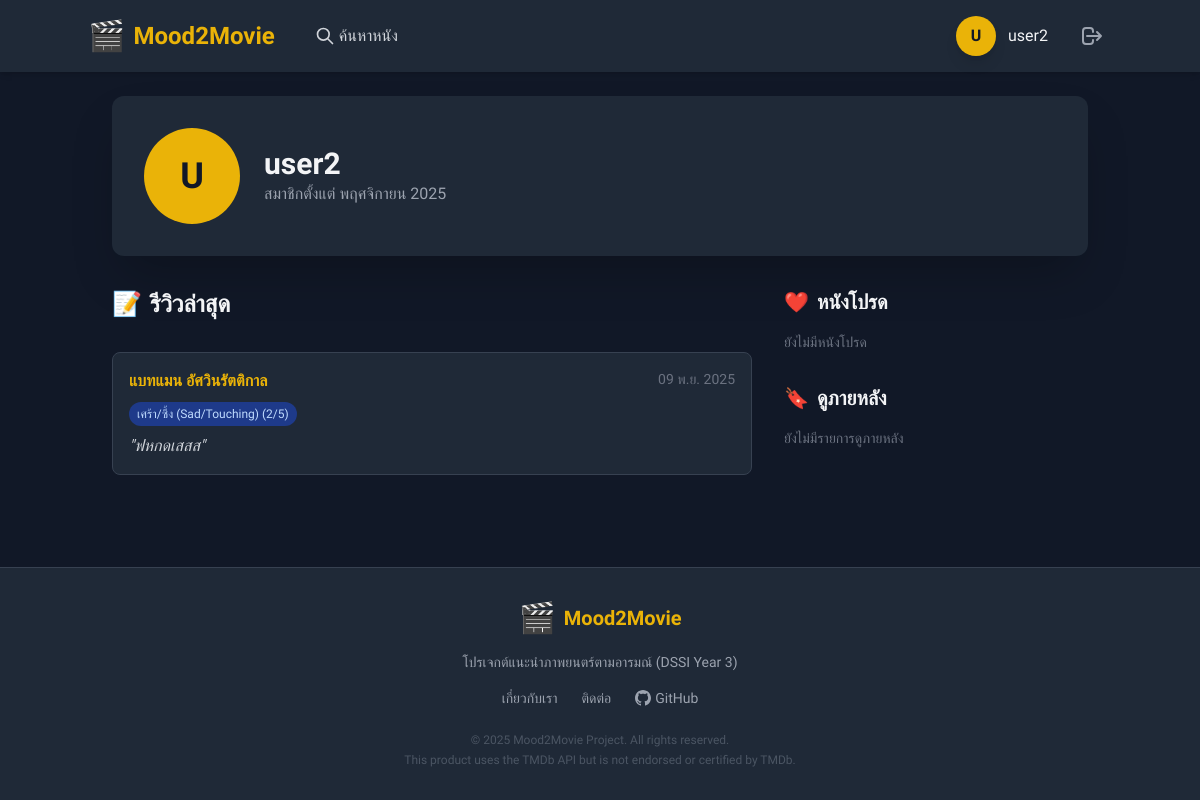
Page /accounts/profile/ (signed in) on the committed database.
### movies/models.py (models this page shows, shortened)
class Review(models.Model):
    user = models.ForeignKey(User, on_delete=models.CASCADE, related_name='reviews')
    movie = models.ForeignKey(Movie, on_delete=models.CASCADE, related_name='reviews')
    primary_mood = models.ForeignKey(Mood, on_delete=models.SET_NULL, null=True, related_name='primary_reviews')
    mood_intensity = models.IntegerField(validators=[MinValueValidator(1), MaxValueValidator(5)])
    rating = models.FloatField(validators=[MinValueValidator(0), MaxValueValidator(10)])
    review_text = models.TextField(blank=True)
    created_at = models.DateTimeField(auto_now_add=True)
    class Meta:
        unique_together = ('user', 'movie') # 1 คนรีวิวหนังเรื่องเดิมได้แค่ครั้งเดียว

class Movie(models.Model):
    tmdb_id = models.IntegerField(unique=True)
    title = models.CharField(max_length=255)
    poster_path = models.CharField(max_length=255, null=True, blank=True)
    overview = models.TextField(null=True, blank=True)
    release_date = models.DateField(null=True, blank=True)

class Mood(models.Model):
    name = models.CharField(max_length=50, unique=True)

### accounts/views.py (the view)
# urls.py: path('profile/', views.profile, name='profile'),  # โปรไฟล์ตัวเอง
@login_required
def profile(request, username=None):
    if username:
        user_obj = get_object_or_404(User, username=username)
    else:
        user_obj = request.user # ถ้าไม่ระบุชื่อ ให้ดูโปรไฟล์ตัวเอง
    recent_reviews = user_obj.reviews.all().order_by('-created_at')[:5]
    favorites = user_obj.favorites.all().order_by('-created_at')[:10]
    bookmarks = user_obj.bookmarks.all().order_by('-created_at')[:10]
    return render(request, 'accounts/profile.html', {
        'profile_user': user_obj,
        'recent_reviews': recent_reviews,
        'favorites': favorites,
        'bookmarks': bookmarks
    })

### templates/accounts/profile.html
{% extends 'base.html' %}
{% block content %}
<div class="max-w-6xl mx-auto">
    <div class="bg-gray-800 p-8 rounded-xl shadow-2xl mb-8 flex items-center">
        <div class="w-24 h-24 bg-yellow-500 rounded-full flex items-center justify-center text-4xl font-bold text-gray-900 mr-6">
            {{ profile_user.username|slice:":1"|upper }}
        </div>
        <div>
            <h1 class="text-3xl font-bold">{{ profile_user.username }}</h1>
            <p class="text-gray-400">สมาชิกตั้งแต่ {{ profile_user.date_joined|date:"F Y" }}</p>
        </div>
    </div>
    <div class="grid grid-cols-1 md:grid-cols-3 gap-8">
        <div class="md:col-span-2 space-y-8">
            <h2 class="text-2xl font-bold mb-4 flex items-center">
                <span class="mr-2">📝</span> รีวิวล่าสุด
            </h2>
            {% for review in recent_reviews %}
            <div class="bg-gray-800 p-4 rounded-lg border border-gray-700">
                <div class="flex justify-between mb-2">
                    <a href="{% url 'movie_detail' review.movie.tmdb_id %}" class="font-bold text-yellow-500 hover:underline">
                        {{ review.movie.title }}
                    </a>
                    <span class="text-sm text-gray-500">{{ review.created_at|date:"d M Y" }}</span>
                </div>
                {% if review.primary_mood %}
                <span class="inline-block bg-blue-900 text-blue-200 text-xs px-2 py-1 rounded-full mb-2">
                    {{ review.primary_mood.name }} ({{ review.mood_intensity }}/5)
                </span>
                {% endif %}
                {% if review.review_text %}
                <p class="text-gray-300 italic">"{{ review.review_text|truncatechars:100 }}"</p>
                {% endif %}
            </div>
            {% empty %}
                <p class="text-gray-500 italic">ยังไม่มีรีวิว</p>
            {% endfor %}
        </div>
        <div class="space-y-8">
            <div>
                <h2 class="text-xl font-bold mb-4 flex items-center">
                    <span class="mr-2">❤️</span> หนังโปรด
                </h2>
                <div class="grid grid-cols-3 gap-2">
                    {% for fav in favorites %}
                    <a href="{% url 'movie_detail' fav.movie.tmdb_id %}" title="{{ fav.movie.title }}">
                        {% if fav.movie.poster_path %}
                        <img src="https://image.tmdb.org/t/p/w200{{ fav.movie.poster_path }}" class="w-full h-24 object-cover rounded hover:opacity-75 transition">
                        {% else %}
                        <div class="w-full h-24 bg-gray-700 rounded flex items-center justify-center text-xs">No Image</div>
                        {% endif %}
                    </a>
                    {% empty %}
                    <p class="col-span-3 text-gray-500 text-sm">ยังไม่มีหนังโปรด</p>
                    {% endfor %}
                </div>
            </div>
            <div>
                <h2 class="text-xl font-bold mb-4 flex items-center">
                    <span class="mr-2">🔖</span> ดูภายหลัง
                </h2>
                <div class="grid grid-cols-3 gap-2">
                    {% for bookmark in bookmarks %}
                    <a href="{% url 'movie_detail' bookmark.movie.tmdb_id %}" title="{{ bookmark.movie.title }}">
                         {% if bookmark.movie.poster_path %}
                        <img src="https://image.tmdb.org/t/p/w200{{ bookmark.movie.poster_path }}" class="w-full h-24 object-cover rounded hover:opacity-75 transition">
                        {% else %}
                        <div class="w-full h-24 bg-gray-700 rounded flex items-center justify-center text-xs">No Image</div>
                        {% endif %}
                    </a>
                    {% empty %}
                    <p class="col-span-3 text-gray-500 text-sm">ยังไม่มีรายการดูภายหลัง</p>
                    {% endfor %}
                </div>
            </div>
        </div>
    </div>
</div>
{% endblock %}

### templates/base.html (shortened to what this page needs)
<!DOCTYPE html>
<html lang="th">
<head>
    <script src="https://cdn.tailwindcss.com"></script>
</head>
<body class="bg-gray-900 text-gray-100 min-h-screen flex flex-col">
    <nav class="bg-gray-800 p-4 shadow-md sticky top-0 z-50">
        <div class="container mx-auto flex justify-between items-center">
            <div class="flex items-center">
                <a href="{% url 'home' %}" class="text-2xl font-bold text-yellow-500 mr-6 flex items-center">
                    <span class="text-3xl mr-2">🎬</span> <span class="hidden sm:inline">Mood2Movie</span>
                </a>
                <a href="{% url 'search_movies' %}" class="text-gray-300 hover:text-yellow-500 transition flex items-center hidden md:flex ml-4">
                    <svg xmlns="http://www.w3.org/2000/svg" class="h-5 w-5 mr-1" fill="none" viewBox="0 0 24 24" stroke="currentColor">
                        <path stroke-linecap="round" stroke-linejoin="round" stroke-width="2" d="M21 21l-6-6m2-5a7 7 0 11-14 0 7 7 0 0114 0z" />
                    </svg>
                    ค้นหาหนัง
                </a>
            </div>
            <div class="flex items-center gap-4">
                {% if user.is_authenticated %}
                    <a href="{% url 'profile' %}" class="flex items-center group" title="ไปที่หน้าโปรไฟล์ของคุณ">
                        <div class="w-10 h-10 bg-yellow-500 rounded-full flex items-center justify-center font-bold text-gray-900 border-2 border-transparent group-hover:border-yellow-300 transition shadow-lg">
                            {{ user.username|slice:":1"|upper }}
                        </div>
                        <span class="ml-3 font-medium hidden lg:block group-hover:text-yellow-500 transition">{{ user.username }}</span>
                    </a>
                    <form action="{% url 'logout' %}" method="post" class="inline ml-2">
                        <button type="submit" class="text-gray-400 hover:text-red-500 transition p-2" title="ออกจากระบบ">
                            <svg xmlns="http://www.w3.org/2000/svg" class="h-6 w-6" fill="none" viewBox="0 0 24 24" stroke="currentColor">
                                <path stroke-linecap="round" stroke-linejoin="round" stroke-width="2" d="M17 16l4-4m0 0l-4-4m4 4H7m6 4v1a3 3 0 01-3 3H6a3 3 0 01-3-3V7a3 3 0 013-3h4a3 3 0 013 3v1" />
                            </svg>
                        </button>
                    </form>
                {% endif %}
            </div>
        </div>
    </nav>
    <main class="container mx-auto flex-grow p-4 md:p-6">
        {% block content %}
        {% endblock %}
    </main>
    <footer class="bg-gray-800 p-8 mt-12 text-center text-gray-400 border-t border-gray-700">
        <div class="mb-4 flex justify-center items-center">
            <span class="text-3xl">🎬</span> <span class="text-xl font-bold text-yellow-500 ml-2">Mood2Movie</span>
        </div>
        <p class="mb-4 text-sm">โปรเจกต์แนะนำภาพยนตร์ตามอารมณ์ (DSSI Year 3)</p>
        <div class="flex justify-center gap-6 mb-6 text-sm font-medium">
            <a href="#" class="hover:text-yellow-500 transition">เกี่ยวกับเรา</a>
            <a href="#" class="hover:text-yellow-500 transition">ติดต่อ</a>
            <a href="https://github.com/" target="_blank" class="hover:text-white transition flex items-center gap-1">
                GitHub
            </a>
        </div>
        <p class="text-xs text-gray-600">© {% now "Y" %} Mood2Movie Project. All rights reserved.</p>
        <p class="text-xs mt-1 text-gray-600">This product uses the TMDb API but is not endorsed or certified by TMDb.</p>
    </footer>
</body>
</html>

### templates/base.html (style rules this page uses)
body { font-family: 'Prompt', sans-serif; }

### rows in the picture
Review: movie "แบทแมน อัศวินรัตติกาล", created_at "09 พ.ย. 2025", primary_mood.name "เศร้า/ซึ้ง (Sad/Touching)", mood_intensity "2", review_text "ฟหกดเสสส"

### other values in the picture
{{ user.username|slice:":1"|upper }} "U"
{{ user.username }} "user2"
{{ profile_user.username|slice:":1"|upper }} "U"
{{ profile_user.username }} "user2"
{{ profile_user.date_joined|date:"F Y" }} "พฤศจิกายน 2025"
